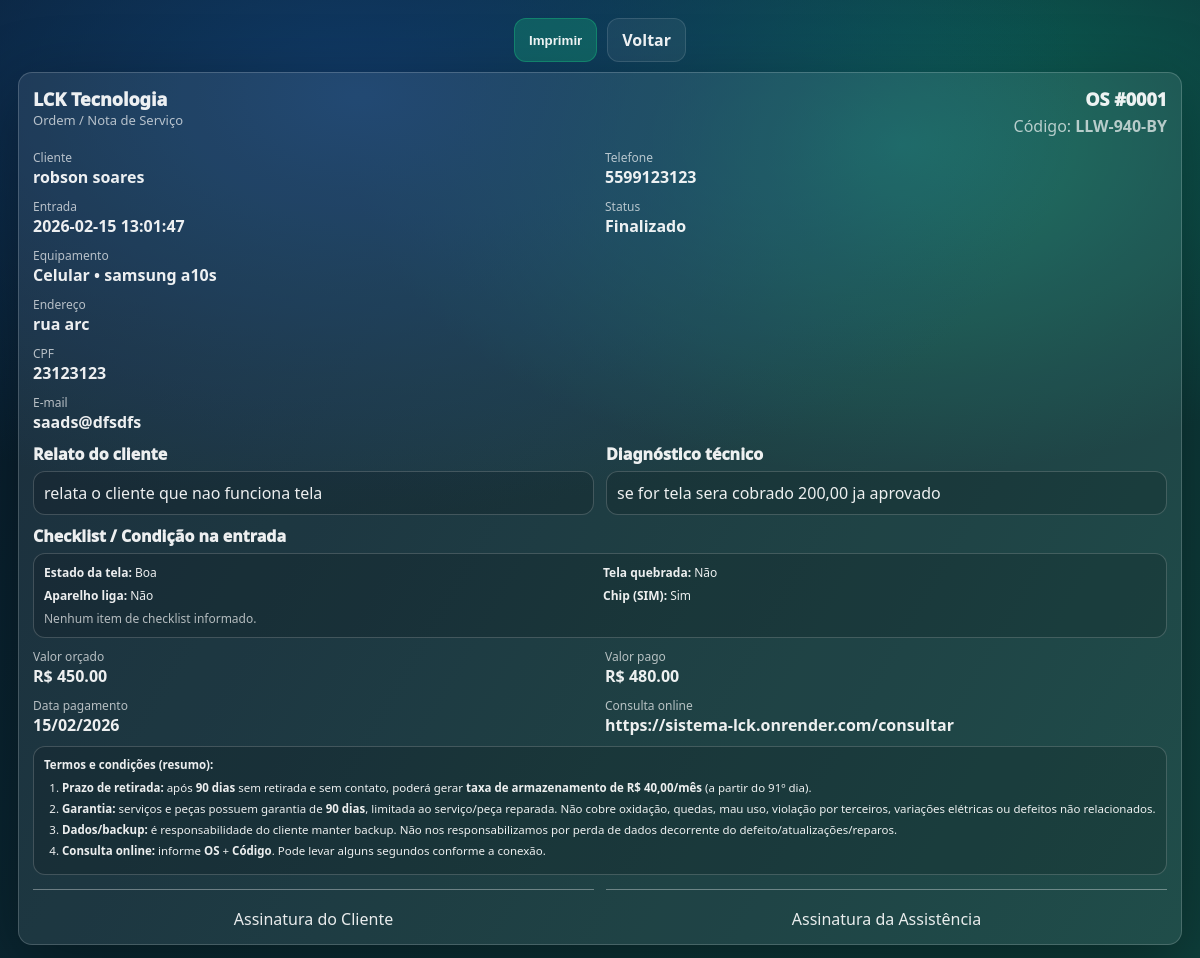
Page /os/1/imprimir (signed in) on the committed database.
### tables this page shows
CREATE TABLE os (
        id INTEGER PRIMARY KEY AUTOINCREMENT,
        data_entrada TEXT,
        status TEXT DEFAULT 'aberta',

        cliente_nome TEXT,
        cliente_fone TEXT,
        cliente_cpf TEXT,
        cliente_endereco TEXT,
        cliente_email TEXT,

        tipo TEXT,
        equipamento TEXT,

        checklist_json TEXT,
        relato_cliente TEXT,
        diagnostico_tecnico TEXT,

        valor_orcado REAL DEFAULT 0,
        valor_pago REAL DEFAULT 0,
        data_pagamento TEXT,

        codigo_consulta TEXT
    );

### app.py (the view)
@app.get("/os/<int:os_id>/imprimir")
@login_required
def os_imprimir(os_id):
    conn = get_db()
    os_row = conn.execute("SELECT * FROM os WHERE id = ?", (os_id,)).fetchone()
    conn.close()
    if not os_row:
        abort(404)
    checklist = {}
    try:
        checklist = json.loads(os_row["checklist_json"] or "{}")
    except Exception:
        checklist = {}
    site_consulta = "https://sistema-lck.onrender.com/consultar"
    return render_template("os_imprimir.html", os=os_row, checklist=checklist, site_consulta=site_consulta)

### app.py (called while the page is built)
def get_db():
    conn = sqlite3.connect(DB_PATH)
    conn.row_factory = sqlite3.Row
    return conn

@app.before_request
def startup():
    if not os.path.exists(DB_PATH):
        try:
            app._db_ready = False
        except Exception:
            pass
    if not getattr(app, "_db_ready", False):
        ensure_tables()
        app._db_ready = True
        print(f"✅ DB em uso: {DB_PATH}")

def login_required(fn):
    @wraps(fn)
    def wrapper(*args, **kwargs):
        if not session.get("user_id"):
            return redirect(url_for("login"))
        return fn(*args, **kwargs)
    return wrapper

@app.context_processor
def inject_helpers():
    def pad_os(n: int) -> str:
        try:
            return str(int(n)).zfill(4)
        except Exception:
            return "0000"
    return dict(
        pad_os=pad_os,
        STATUS_LABEL=STATUS_LABEL,
        STATUS_CLASS=STATUS_CLASS,
        CHECKLIST_LABELS=CHECKLIST_LABELS
    )

### templates/os_imprimir.html
{% extends "base.html" %}
{% block content %}
<div class="container print-paper">
  <div class="no-print" style="display:flex; justify-content:center; gap:10px; margin-bottom:10px;">
    <button class="btn btn-green" onclick="window.print()">Imprimir</button>
    <a class="btn btn-ghost" href="{{ url_for('os_detalhe', os_id=os.id) }}">Voltar</a>
  </div>
  <div class="paper card paper-compact">
    <div class="paper-head">
      <div>
        <div class="paper-brand">LCK Tecnologia</div>
        <div class="paper-sub">Ordem / Nota de Serviço</div>
      </div>
      <div class="paper-right">
        <div class="paper-os">OS #{{ pad_os(os.id) }}</div>
        <div class="paper-code">Código: <b>{{ os.codigo_consulta }}</b></div>
      </div>
    </div>
    <div class="paper-grid">
      <div><span>Cliente</span><b>{{ os.cliente_nome }}</b></div>
      <div><span>Telefone</span><b>{{ os.cliente_fone or "-" }}</b></div>
      <div><span>Entrada</span><b>{{ os.data_entrada }}</b></div>
      <div><span>Status</span><b>{{ STATUS_LABEL.get(os.status, os.status) }}</b></div>
      <div class="full"><span>Equipamento</span><b>{{ os.tipo }} • {{ os.equipamento }}</b></div>
      <div class="full"><span>Endereço</span><b>{{ os.cliente_endereco or "-" }}</b></div>
      <div class="full"><span>CPF</span><b>{{ os.cliente_cpf or "-" }}</b></div>
      <div class="full"><span>E-mail</span><b>{{ os.cliente_email or "-" }}</b></div>
    </div>
    <div class="paper-2col paper-2col-compact">
      <div>
        <div class="paper-h">Relato do cliente</div>
        <div class="paper-t">{{ os.relato_cliente or "-" }}</div>
      </div>
      <div>
        <div class="paper-h">Diagnóstico técnico</div>
        <div class="paper-t">{{ os.diagnostico_tecnico or "-" }}</div>
      </div>
    </div>
    <div class="paper-check paper-check-compact">
      <div class="paper-h">Checklist / Condição na entrada</div>
      <div class="paper-checkgrid paper-checkgrid-compact">
        {% set any = false %}
        {% for k,v in checklist.items() %}
          {% if v %}
            {% set any = true %}
            <div><b>{{ CHECKLIST_LABELS.get(k,k) }}:</b> {{ v }}</div>
          {% endif %}
        {% endfor %}
        {% if not any %}
          <div class="muted">Nenhum item de checklist informado.</div>
        {% endif %}
      </div>
    </div>
    <div class="paper-pay paper-pay-compact">
      <div><span>Valor orçado</span><b>R$ {{ "%.2f"|format(os.valor_orcado or 0) }}</b></div>
      <div><span>Valor pago</span><b>R$ {{ "%.2f"|format(os.valor_pago or 0) }}</b></div>
      <div><span>Data pagamento</span><b>{{ os.data_pagamento or "-" }}</b></div>
      <div><span>Consulta online</span><b>{{ site_consulta }}</b></div>
    </div>
    <div class="paper-terms paper-terms-compact">
      <b>Termos e condições (resumo):</b>
      <ol>
        <li><b>Prazo de retirada:</b> após <b>90 dias</b> sem retirada e sem contato, poderá gerar <b>taxa de armazenamento de R$ 40,00/mês</b> (a partir do 91º dia).</li>
        <li><b>Garantia:</b> serviços e peças possuem garantia de <b>90 dias</b>, limitada ao serviço/peça reparada. Não cobre oxidação, quedas, mau uso, violação por terceiros, variações elétricas ou defeitos não relacionados.</li>
        <li><b>Dados/backup:</b> é responsabilidade do cliente manter backup. Não nos responsabilizamos por perda de dados decorrente do defeito/atualizações/reparos.</li>
        <li><b>Consulta online:</b> informe <b>OS</b> + <b>Código</b>. Pode levar alguns segundos conforme a conexão.</li>
      </ol>
    </div>
    <div class="paper-sign paper-sign-compact">
      <div>Assinatura do Cliente</div>
      <div>Assinatura da Assistência</div>
    </div>
  </div>
</div>
{% endblock %}

### static/style.css (style rules this page uses)
:root { --bg1:#081a2c; --bg2:#0e3f3b; --card: rgba(255,255,255,.08); --card2: rgba(255,255,255,.06); --stroke: rgba(255,255,255,.12); --text: rgba(255,255,255,.92); --muted: rgba(255,255,255,.68); --shadow: 0 20px 70px rgba(0,0,0,.35); }
* { box-sizing:border-box }
body { margin:0; font-family: system-ui, -apple-system, Segoe UI, Roboto, Arial, sans-serif; color: var(--text); background: radial-gradient(1200px 700px at 30% 10%, #103a67 0%, transparent 60%), radial-gradient(1000px 600px at 75% 15%, #0c6a5b 0%, transparent 55%), linear-gradient(120deg, var(--bg1), var(--bg2)); min-height:100vh; }
a { color:inherit; text-decoration:none }
.container { padding:28px 18px; margin:0 auto }
.card { background: var(--card); border:1px solid var(--stroke); border-radius:18px; box-shadow: var(--shadow); padding:18px; }
.muted { color:var(--muted) }
.btn { border:1px solid var(--stroke); background: rgba(255,255,255,.08); color: var(--text); padding:10px 14px; border-radius:12px; cursor:pointer; font-weight:800; }
.btn-green { background: rgba(24, 204, 128, .25); border-color: rgba(24,204,128,.35) }
.btn-ghost { background: rgba(255,255,255,.06) }
.print-wrap, .print-paper { width: 100%; max-width: none; padding: 18px; margin: 0; }
.paper { width:100%; max-width:none; background: rgba(255,255,255,.08); border:1px solid rgba(255,255,255,.18); border-radius:14px; padding:16px; }
.paper-head { display:flex; justify-content:space-between; gap:12px; align-items:flex-start }
.paper-brand { font-weight:950; font-size:18px }
.paper-sub { color:var(--muted); font-size:13px }
.paper-right { text-align:right }
.paper-os { font-size:18px; font-weight:950 }
.paper-code { color:var(--muted); margin-top:4px }
.paper-grid { display:grid; grid-template-columns: 1fr 1fr; gap:10px; margin-top:12px; }
.paper-grid .full { grid-column:1/-1 }
.paper-grid span { display:block; font-size:12px; color:var(--muted) }
.paper-2col { display:grid; grid-template-columns: 1fr 1fr; gap:12px; margin-top:12px }
.paper-h { font-weight:950; margin-bottom:6px }
.paper-t { border:1px solid rgba(255,255,255,.18); border-radius:12px; padding:10px; background: rgba(0,0,0,.14) }
.paper-check { margin-top:12px }
.paper-checkgrid { display:grid; grid-template-columns: 1fr 1fr; gap:8px; border:1px solid rgba(255,255,255,.18); border-radius:12px; padding:10px; background: rgba(0,0,0,.14); }
.paper-pay { display:grid; grid-template-columns: 1fr 1fr; gap:10px; margin-top:12px; }
.paper-pay span { display:block; font-size:12px; color:var(--muted) }
.paper-terms { margin-top:12px; border:1px solid rgba(255,255,255,.18); border-radius:12px; padding:10px; background: rgba(0,0,0,.14); font-size:12.2px; color: rgba(255,255,255,.92); }
.paper-terms ol { margin:8px 0 0 18px; padding:0 }
.paper-terms li { margin:6px 0 }
.paper-sign { display:grid; grid-template-columns: 1fr 1fr; gap:12px; margin-top:14px; }
.paper-sign > div { padding-top:18px; border-top:1px solid rgba(255,255,255,.35); text-align:center; color: rgba(255,255,255,.9); }
.paper-compact { padding: 14px; }
.paper-2col-compact { margin-top: 10px; }
.paper-check-compact { margin-top: 10px; }
.paper-pay-compact { margin-top: 10px; }
.paper-terms-compact { margin-top: 10px; font-size: 11.5px; }
.paper-sign-compact { margin-top: 14px; }
.paper-checkgrid-compact { gap: 6px; }
.paper-checkgrid-compact div { font-size: 12px; }

### rows in the picture
os: id "0001", codigo_consulta "LLW-940-BY", cliente_nome "robson soares", cliente_fone "5599123123", data_entrada "2026-02-15 13:01:47", get "Finalizado", tipo "Celular", equipamento "samsung a10s", cliente_endereco "rua arc", cliente_cpf "23123123", cliente_email "saads@dfsdfs", relato_cliente "relata o cliente que nao funciona tela", diagnostico_tecnico "se for tela sera cobrado 200,00 ja aprovado", valor_orcado "450.00", valor_pago "480.00", data_pagamento "15/02/2026"

### other values in the picture
{{ CHECKLIST_LABELS.get(k,k) }} "Estado da tela" "Tela quebrada" "Aparelho liga" "Chip (SIM)"
{{ v }} "Boa" "Não" "Não" "Sim"
{{ site_consulta }} "https://sistema-lck.onrender.com/consultar"
